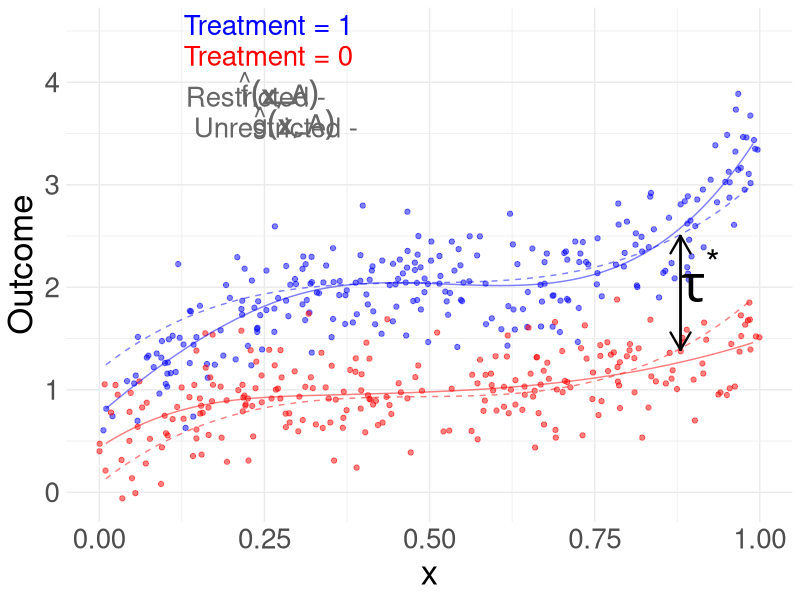

Source code (R):
set.seed(123)
library(splines)
library(ggplot2)

# Define the number of observations
n <- 500

# Generate random values for x1 and x2 from a normal distribution
x <- runif(n)


# Generate treatment variable A
A <- rbinom(n, size = 1, prob = 0.5)

# Define the coefficients
beta0 <- 1
beta1 <- 5
beta2 <- 1
beta3 <- 5.5


# Generate random error terms
epsilon <- rnorm(n, mean = 0, sd = 0.3)

Y <- beta0 + beta1 * (x-0.5)^3 + beta2 * A + beta3 * A * (x-0.5)^3 + A*(x > 0.5)*(x - 0.5)^3 + epsilon


DATA_full <- data.frame('Y' = Y, 'x' = x, 'A' = A, 'x.t' = A *x)
DATA_reduced <- data.frame('Y' = Y, 'x' = x, 'A' = A)

bs_fit <- lm(Y ~ bs(x, df=5) + A*bs(x, df=5), data=DATA_full)
test_points <- data.frame(x=rep(seq(0.01, 0.99, length.out=500), 2), A=rep(c(0, 1), each=500))
test_points$fitted_vals <- predict(bs_fit, newdata=test_points)


tau <- mean(Y[A == 1]) - mean(Y[A == 0])
tau.range <- seq(-4*tau, 4*tau, length.out = 20)

mse <- rep(NA, length(tau.range))
for(k in 1:length(tau.range)) {
  tau.tmp <- tau.range[k]
  data.reduced <- data.frame('Y' = Y - tau.tmp*A, 'x' = x)
  lm_tmp <- lm(Y ~ bs(x), data = data.reduced)
  ghat <- lm_tmp$fitted.values + tau.tmp*A
  mse[k] <- mean((Y - ghat)^2)
}
tau.star <- tau.range[which.min(mse)]

data.reduced <- data.frame('Y' = Y - tau.star*A, 'x' = x)
lm_star <- lm(Y ~ bs(x), data = data.reduced)

test_points_reduced0 <- test_points_reduced1 <- data.frame(x=rep(seq(0.01, 0.99, length.out=500), 2))
test_points_reduced0$fitted_vals <- predict(lm_star, newdata=test_points)
test_points_reduced1$fitted_vals <- test_points_reduced0$fitted_vals + tau.star

df_trt1 <- subset(DATA_full, A==1)
df_trt0 <- subset(DATA_full, A==0)
fit_trt1 <- subset(test_points, A==1)
fit_trt0 <- subset(test_points, A==0)


ggplot() + 
  geom_point(data = df_trt1, aes(x = x, y = Y), color = "blue", alpha = 0.5) +
  geom_point(data = df_trt0, aes(x = x, y = Y), color = "red", alpha = 0.5) +
  geom_line(data = fit_trt1, aes(x = x, y = fitted_vals), color = "blue", alpha = 0.5) +
  geom_line(data = fit_trt0, aes(x = x, y = fitted_vals), color = "red", alpha = 0.5) +
  geom_line(data = test_points_reduced1, aes(x = x, y = fitted_vals), color = "blue", alpha = 0.5, linetype = 2) +
  geom_line(data = test_points_reduced0, aes(x = x, y = fitted_vals), color = "red", alpha = 0.5, linetype = 2) +
  geom_text(data = data.frame(x = 0.0, Y = 4.5), aes(x = x, y = Y), label = "Treatment = 1", hjust = -0.5, vjust = 0.2, color = "blue", size = 7) +
  geom_text(data = data.frame(x = 0.0, Y = 4.2), aes(x = x, y = Y), label = "Treatment = 0", hjust = -0.5, vjust = 0.2, color = "red", size = 7) +
  annotate("segment", x = 0.25, xend = 0.3, y = 3.8, yend = 3.8, color = "gray40", size = 0.8) +
  annotate("text", x = 0.019, y = 3.8, label = "Restricted - ", hjust = -0.5, vjust = 0.2, color = "gray40", size = 7) +
  annotate("text", x = 0.15, y = 3.8, label = expression(hat(f)(bold(x), A)), hjust = -0.5, vjust = 0.2, color = "gray40", size = 7) +
  annotate("segment", x = 0.27, xend = 0.32, y = 3.5, yend = 3.5, color = "gray40", size = 0.8, linetype = "dashed") +
  annotate("text", x = 0.013, y = 3.5, label = "Unrestricted - ", hjust = -0.5, vjust = 0.2, color = "gray40", size = 7) +
  annotate("text", x = 0.17, y = 3.5, label = expression(hat(g)(bold(x), A)), hjust = -0.5, vjust = 0.2, color = "gray40", size = 7) +
  labs(y = "Outcome", x = "x", color = "Treatment") +
  scale_color_manual(values = c("blue", "red"), labels = c("Treatment = 1", "Trt = 0")) +
  theme_minimal() +
  theme(axis.text.x = element_text(size = 20), 
        axis.text.y = element_text(size = 20),
        axis.title = element_text(size = 25)) +
  geom_segment(aes(x = 0.88, xend = 0.88, y = 1.39, yend = 2.50), 
               arrow = arrow(type = "open", length = unit(0.2, "inches")), 
               color = "black", lineend = "round", size = 0.8) +
  geom_segment(aes(x = 0.88, xend = 0.88, y = 2.50, yend = 1.39), 
               arrow = arrow(type = "open", length = unit(0.2, "inches")), 
               color = "black", lineend = "round", size = 0.8) +
  annotate("text", x = 0.91, y = 1.6, label = expression(tau^'*'), color = "black", size = 13, hjust = 0.5, vjust = -0.5)
